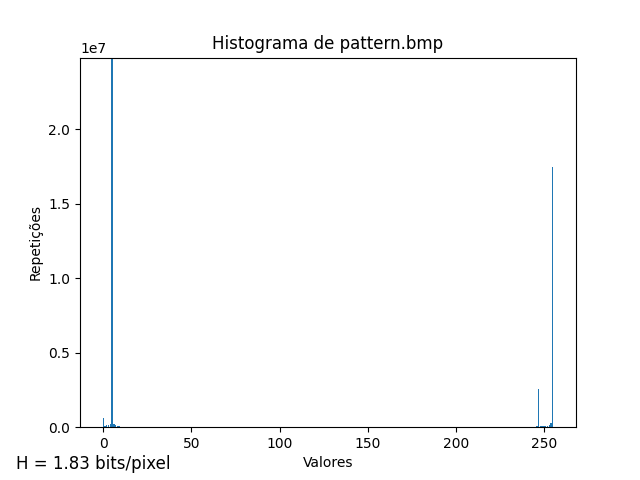
#> input picture TP2/histogramas/pattern.png, 640 x 480 px, given in place of pattern.bmp, which was not available
$ python main.py
#> lines starting #> are read from the running program, lines starting #| are printed output that depends on the picture; after the words box and inside, x2 and y2 are one past the last pixel; in counts of white or black regions, pixels touching at a corner belong together; pictures that were not available may be replaced by others from this repository, and a replacement may not be noted
#> further down, image is the input picture: shape (480, 640, 4) float32; mean R, G, B, A 0.982, 0.983, 0.984, 1
### TP2/lzw.py
import numpy as np
import matplotlib.pyplot as plt
import math

class limited_lzw_encoder:
    def __init__(self):
        self.n = 0
        self.dic = dict()
        self._max_len = 2**13
        for i in range(-255,256): # caso diferenças
            self.add_symb((i,))

    def add_symb(self, symbol):
        if len(self.dic)==self._max_len:
            self.n=0
            self.dic.clear()
            for i in range(-255,256):
                self.add_symb((i,))
        self.dic[symbol] = self.n
        self.n += 1

    def encode(self, arr):
        encoded = np.empty(0, dtype=int)
        buffer = tuple()
        for i in range(0, len(arr)):
            c = arr[i]
            if buffer == '' or self.dic.get( buffer + (c,) , -1) != -1:
                buffer = buffer + (c,)
            else:
                code = self.dic[buffer]
                self.add_symb(buffer + (c,) )
                buffer = (c,)
                encoded = np.append(encoded, [code])
        if buffer:
            encoded = np.append(encoded, [self.dic[buffer]])

        return encoded

class limited_lzw_decoder:
    # [55 lines left out: functions __init__, add_to_dictionary, decode, entropia, deltaFlattenRow, deltaRows, not called in this run]

def deltaColumns(info):
    aux = np.roll(info, 1, axis = 0)
    aux[0] = 0
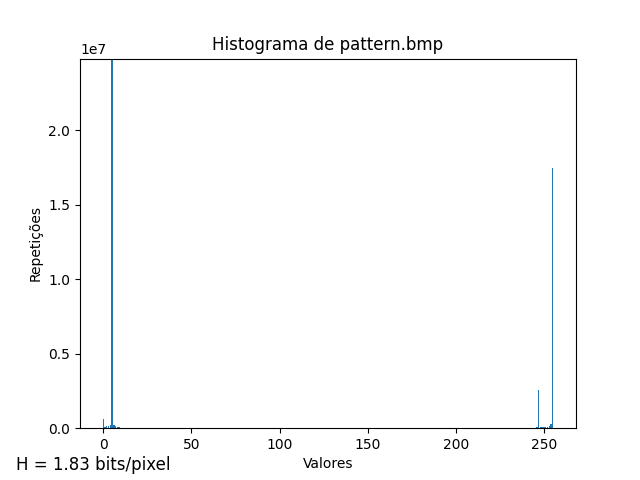
#> aux: shape (480, 640, 4) float32; mean R, G, B, A 0.98, 0.981, 0.982, 0.998; transparent parts drawn white
    return info - aux
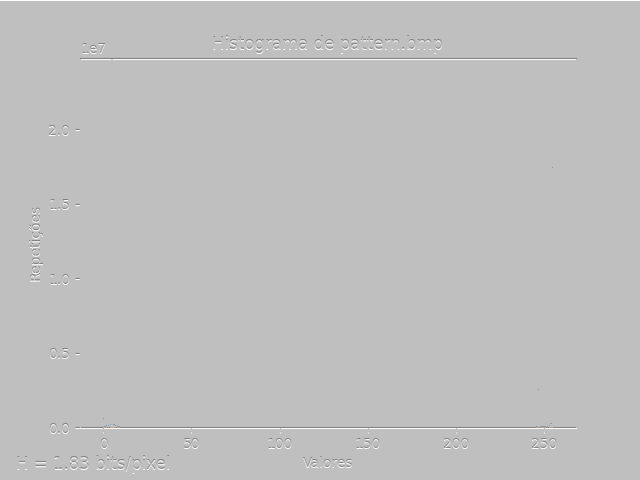
#> returned value: shape (480, 640, 4) float32; mean of channels 0, 1, 2, 3 0.00208, 0.00208, 0.00208, 0.00208; transparent parts drawn white

# [42 lines left out: functions modular_delta, encode, decode, not called in this run]

def limited_encode(matrix):
    shape = matrix.shape
#> shape = (480, 640, 4)
    encoder = limited_lzw_encoder()
    encoded = np.empty(0, dtype=int)
    for i in range(len(matrix)):
        encoded = np.append(encoded, encoder.encode(matrix[i]))
#> this loop made 1 pass
    return encoded, shape


# [10 lines left out: function limited_decode, not called in this run]

def reverse_delta(x):
    for i in range(1,x.shape[0]):
        x[i,:]+=x[i-1,:]

### TP2/main.py
import random
import time
import numpy as np
import lzw
import alfabeto
import huffman as huff
import matplotlib.image as img
import matplotlib.pyplot as plt
import sys
import scipy.stats as ss
import pickle

def alfa(info):
    info = np.array(sorted(info.tolist()), dtype=int)
    values = np.empty(0, dtype=int)
    probs = np.empty(0)
    for i in info:
        if ~np.any(values == i):
            values = np.append(values, i)
            probs = np.append(probs, 1)
        else:
            probs = np.where(values == i, probs + 1, probs)
    return values, probs

def transform(img):
    #1MeanRows 2MeanColumns 3FlattenRow 4FlattenColumns
    x1,v1 = np.unique(img, return_counts = True)
    aux = lzw.deltaColumns(img)
    x2,v2 = np.unique(aux, return_counts =True)
    return aux if len(v1)>len(v2) else img

def write_dat_file(data, file):
    f = open(file,"wb")
    pickle.dump(data,f)
    f.close()

def append_dat_file(data, file):
    f = open(file,"ab")
    pickle.dump(data, f)
    f.close()

def read_dat_file(file):
    f = open(file, 'rb')
    encoded = pickle.load(f)
    f.close()
    return encoded

if __name__ == "__main__":

    PATH = "D:\\Universidade\\Ano2\\TI\\TP1\\TI---FCTUC\\TP2\\"
    file = "pattern.bmp"
    #egg.bmp, landscape.bmp, pattern.bmp, zebra.bmp

    """     Abrir imagem    """
    image = np.array(img.imread(PATH+file))

    """ Tranformar imagem por filtro Delta aplicado a colunas """
    transformed = lzw.deltaColumns(image)

    #codificar com base no algoritmo LZW, com limite de dicionario
#> (the run stopped early here; a loop or call above may not have finished)

$ run again, with TP2/histogramas/landscape.png copied over TP2/histogramas/pattern.png
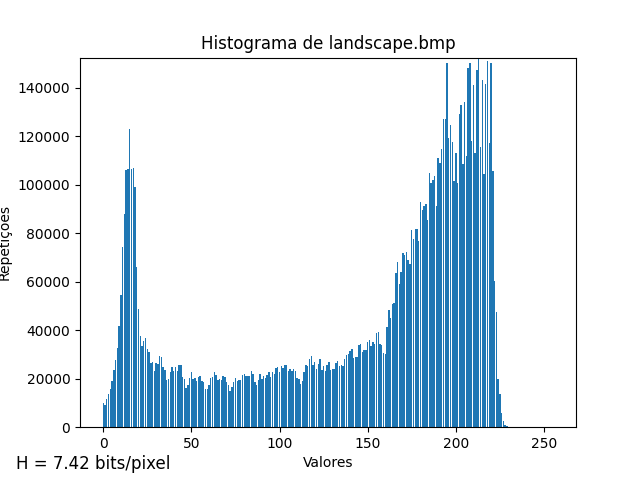
#> input picture TP2/histogramas/landscape.png, 640 x 480 px, given in place of pattern.bmp, which was not available
#> image is the input picture: shape (480, 640, 4) float32; mean R, G, B, A 0.875, 0.917, 0.946, 1
#> in deltaColumns, `aux = np.roll(info, 1, axis = 0)`:
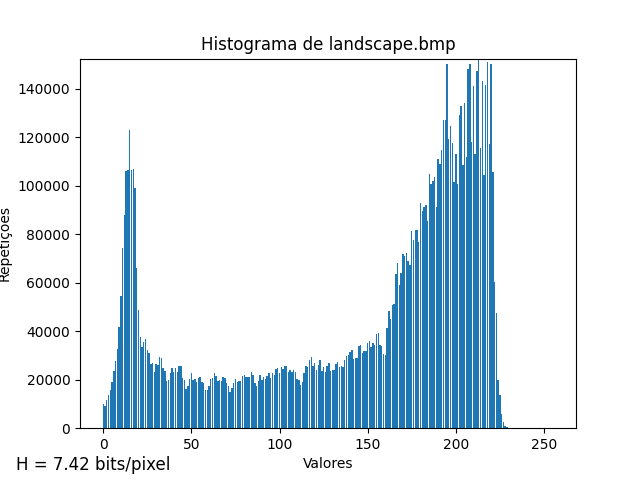
#> aux: shape (480, 640, 4) float32; mean R, G, B, A 0.875, 0.917, 0.946, 1
#> in deltaColumns, `aux[0] = 0`:
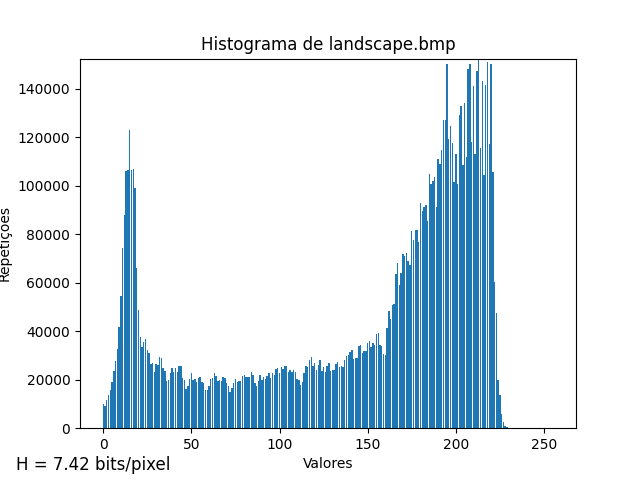
#> aux: shape (480, 640, 4) float32; 0.21% of pixels changed, all inside (x1, y1, x2, y2) = (0, 0, 640, 1); transparent parts drawn white
#> the loop in limited_encode, `for i in range(len(matrix)):` made 1 pass
